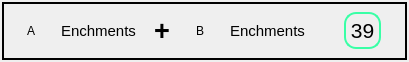
<?xml version="1.0" encoding="UTF-8"?>
<ui version="4.0">
 <class>FlowListWidget</class>
 <widget class="QWidget" name="FlowListWidget">
  <property name="geometry">
   <rect>
    <x>0</x>
    <y>0</y>
    <width>409</width>
    <height>62</height>
   </rect>
  </property>
  <property name="sizePolicy">
   <sizepolicy hsizetype="Preferred" vsizetype="Preferred">
    <horstretch>0</horstretch>
    <verstretch>0</verstretch>
   </sizepolicy>
  </property>
  <property name="windowTitle">
   <string>Form</string>
  </property>
  <layout class="QGridLayout" name="BasisLayout">
   <property name="sizeConstraint">
    <enum>QLayout::SetDefaultConstraint</enum>
   </property>
   <property name="leftMargin">
    <number>2</number>
   </property>
   <property name="topMargin">
    <number>2</number>
   </property>
   <property name="rightMargin">
    <number>2</number>
   </property>
   <property name="bottomMargin">
    <number>2</number>
   </property>
   <item row="0" column="0">
    <widget class="QFrame" name="frame_2">
     <property name="frameShape">
      <enum>QFrame::Box</enum>
     </property>
     <property name="frameShadow">
      <enum>QFrame::Plain</enum>
     </property>
     <property name="lineWidth">
      <number>2</number>
     </property>
     <property name="midLineWidth">
      <number>0</number>
     </property>
     <layout class="QHBoxLayout" name="horizontalLayout_4">
      <property name="spacing">
       <number>6</number>
      </property>
      <property name="leftMargin">
       <number>3</number>
      </property>
      <property name="topMargin">
       <number>3</number>
      </property>
      <property name="rightMargin">
       <number>3</number>
      </property>
      <property name="bottomMargin">
       <number>3</number>
      </property>
      <item>
       <widget class="QWidget" name="widget" native="true">
        <property name="sizePolicy">
         <sizepolicy hsizetype="Preferred" vsizetype="Preferred">
          <horstretch>0</horstretch>
          <verstretch>0</verstretch>
         </sizepolicy>
        </property>
        <layout class="QHBoxLayout" name="horizontalLayout">
         <property name="leftMargin">
          <number>0</number>
         </property>
         <property name="topMargin">
          <number>0</number>
         </property>
         <property name="rightMargin">
          <number>0</number>
         </property>
         <property name="bottomMargin">
          <number>0</number>
         </property>
         <item>
          <widget class="QToolButton" name="iconA">
           <property name="sizePolicy">
            <sizepolicy hsizetype="Maximum" vsizetype="Maximum">
             <horstretch>0</horstretch>
             <verstretch>0</verstretch>
            </sizepolicy>
           </property>
           <property name="minimumSize">
            <size>
             <width>48</width>
             <height>48</height>
            </size>
           </property>
           <property name="text">
            <string>A</string>
           </property>
           <property name="iconSize">
            <size>
             <width>32</width>
             <height>32</height>
            </size>
           </property>
           <property name="checkable">
            <bool>true</bool>
           </property>
           <property name="checked">
            <bool>false</bool>
           </property>
           <property name="autoRaise">
            <bool>true</bool>
           </property>
          </widget>
         </item>
         <item>
          <widget class="QLabel" name="enchA">
           <property name="sizePolicy">
            <sizepolicy hsizetype="MinimumExpanding" vsizetype="Preferred">
             <horstretch>0</horstretch>
             <verstretch>0</verstretch>
            </sizepolicy>
           </property>
           <property name="font">
            <font>
             <pointsize>11</pointsize>
            </font>
           </property>
           <property name="text">
            <string>Enchments</string>
           </property>
           <property name="alignment">
            <set>Qt::AlignLeading|Qt::AlignLeft|Qt::AlignVCenter</set>
           </property>
          </widget>
         </item>
        </layout>
       </widget>
      </item>
      <item>
       <widget class="QLabel" name="label_3">
        <property name="sizePolicy">
         <sizepolicy hsizetype="Fixed" vsizetype="Fixed">
          <horstretch>0</horstretch>
          <verstretch>0</verstretch>
         </sizepolicy>
        </property>
        <property name="font">
         <font>
          <pointsize>20</pointsize>
          <bold>true</bold>
         </font>
        </property>
        <property name="text">
         <string>+</string>
        </property>
        <property name="alignment">
         <set>Qt::AlignCenter</set>
        </property>
       </widget>
      </item>
      <item>
       <widget class="QWidget" name="widget_2" native="true">
        <property name="sizePolicy">
         <sizepolicy hsizetype="Preferred" vsizetype="Preferred">
          <horstretch>0</horstretch>
          <verstretch>0</verstretch>
         </sizepolicy>
        </property>
        <layout class="QHBoxLayout" name="horizontalLayout_2">
         <property name="leftMargin">
          <number>0</number>
         </property>
         <property name="topMargin">
          <number>0</number>
         </property>
         <property name="rightMargin">
          <number>0</number>
         </property>
         <property name="bottomMargin">
          <number>0</number>
         </property>
         <item>
          <widget class="QToolButton" name="iconB">
           <property name="sizePolicy">
            <sizepolicy hsizetype="Maximum" vsizetype="Maximum">
             <horstretch>0</horstretch>
             <verstretch>0</verstretch>
            </sizepolicy>
           </property>
           <property name="minimumSize">
            <size>
             <width>48</width>
             <height>48</height>
            </size>
           </property>
           <property name="text">
            <string>B</string>
           </property>
           <property name="iconSize">
            <size>
             <width>32</width>
             <height>32</height>
            </size>
           </property>
           <property name="checkable">
            <bool>true</bool>
           </property>
           <property name="autoRaise">
            <bool>true</bool>
           </property>
          </widget>
         </item>
         <item>
          <widget class="QLabel" name="enchB">
           <property name="sizePolicy">
            <sizepolicy hsizetype="MinimumExpanding" vsizetype="Preferred">
             <horstretch>0</horstretch>
             <verstretch>0</verstretch>
            </sizepolicy>
           </property>
           <property name="font">
            <font>
             <pointsize>11</pointsize>
            </font>
           </property>
           <property name="text">
            <string>Enchments</string>
           </property>
          </widget>
         </item>
        </layout>
       </widget>
      </item>
      <item>
       <spacer name="horizontalSpacer">
        <property name="orientation">
         <enum>Qt::Horizontal</enum>
        </property>
        <property name="sizeType">
         <enum>QSizePolicy::Minimum</enum>
        </property>
        <property name="sizeHint" stdset="0">
         <size>
          <width>21</width>
          <height>20</height>
         </size>
        </property>
       </spacer>
      </item>
      <item>
       <widget class="QFrame" name="frame">
        <property name="sizePolicy">
         <sizepolicy hsizetype="Fixed" vsizetype="Fixed">
          <horstretch>0</horstretch>
          <verstretch>0</verstretch>
         </sizepolicy>
        </property>
        <property name="minimumSize">
         <size>
          <width>36</width>
          <height>36</height>
         </size>
        </property>
        <property name="sizeIncrement">
         <size>
          <width>0</width>
          <height>0</height>
         </size>
        </property>
        <property name="baseSize">
         <size>
          <width>0</width>
          <height>0</height>
         </size>
        </property>
        <property name="styleSheet">
         <string notr="true">#frame {
	border-radius: 12px;
	border: 2px solid rgb(57, 255, 166);
}</string>
        </property>
        <property name="frameShape">
         <enum>QFrame::Panel</enum>
        </property>
        <property name="frameShadow">
         <enum>QFrame::Plain</enum>
        </property>
        <layout class="QGridLayout" name="gridLayout">
         <property name="sizeConstraint">
          <enum>QLayout::SetDefaultConstraint</enum>
         </property>
         <property name="leftMargin">
          <number>3</number>
         </property>
         <property name="topMargin">
          <number>3</number>
         </property>
         <property name="rightMargin">
          <number>3</number>
         </property>
         <property name="bottomMargin">
          <number>3</number>
         </property>
         <property name="horizontalSpacing">
          <number>0</number>
         </property>
         <property name="verticalSpacing">
          <number>6</number>
         </property>
         <item row="0" column="0">
          <widget class="QLabel" name="cost">
           <property name="sizePolicy">
            <sizepolicy hsizetype="Fixed" vsizetype="Fixed">
             <horstretch>0</horstretch>
             <verstretch>0</verstretch>
            </sizepolicy>
           </property>
           <property name="minimumSize">
            <size>
             <width>27</width>
             <height>27</height>
            </size>
           </property>
           <property name="font">
            <font>
             <pointsize>16</pointsize>
            </font>
           </property>
           <property name="text">
            <string>39</string>
           </property>
           <property name="alignment">
            <set>Qt::AlignCenter</set>
           </property>
          </widget>
         </item>
        </layout>
       </widget>
      </item>
      <item>
       <spacer name="horizontalSpacer_2">
        <property name="orientation">
         <enum>Qt::Horizontal</enum>
        </property>
        <property name="sizeType">
         <enum>QSizePolicy::Fixed</enum>
        </property>
        <property name="sizeHint" stdset="0">
         <size>
          <width>21</width>
          <height>20</height>
         </size>
        </property>
       </spacer>
      </item>
     </layout>
    </widget>
   </item>
  </layout>
 </widget>
 <resources/>
 <connections/>
</ui>
